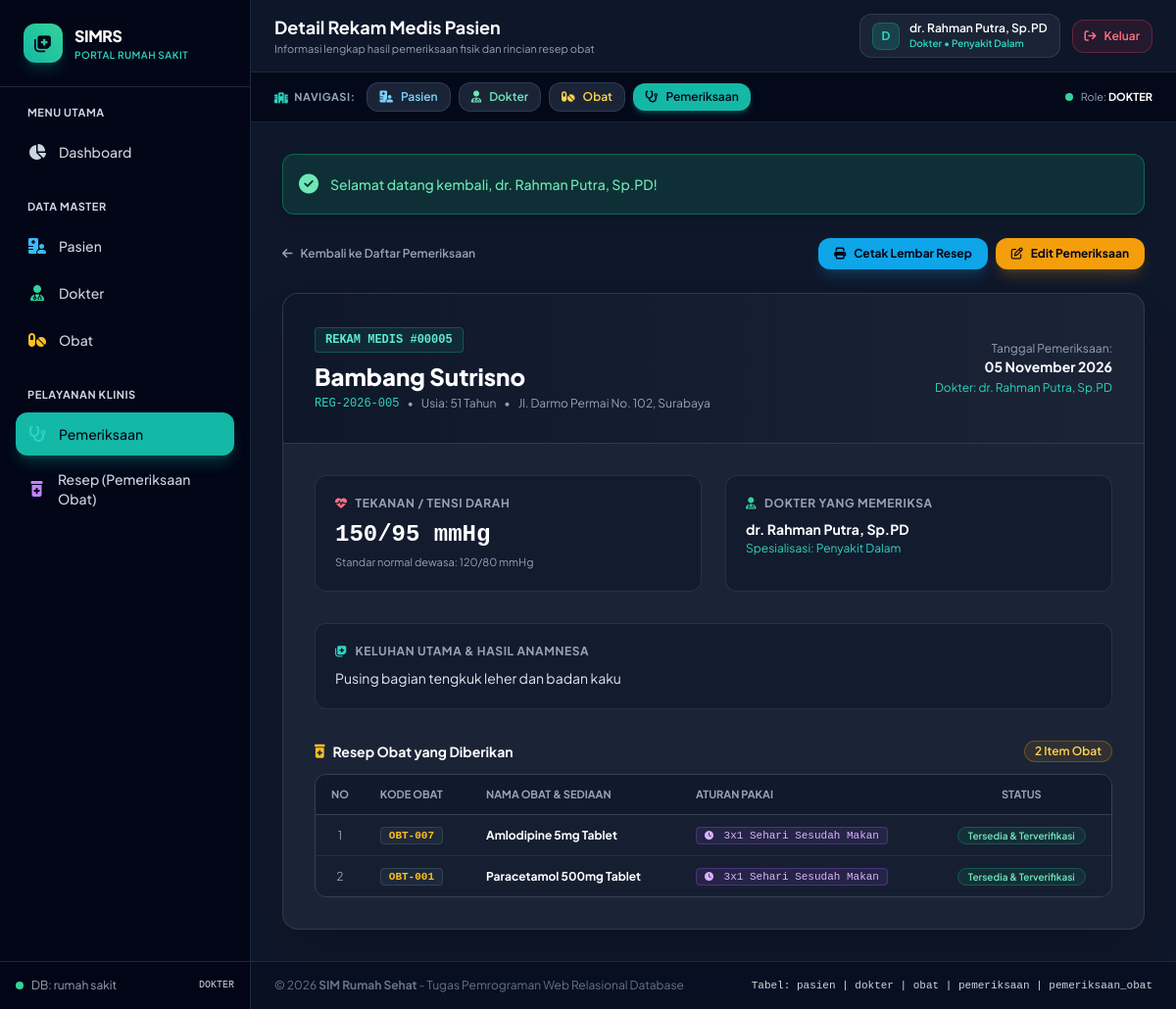
Page /tugas_obat/pemeriksaan_detail.php?id=5 (signed in) on the committed database.
### tables this page shows
CREATE TABLE `pemeriksaan` (
  `id` int(5) NOT NULL AUTO_INCREMENT,
  `id_pasien` int(5) NOT NULL,
  `id_dokter` int(5) NOT NULL,
  `tgl_periksa` date NOT NULL,
  `keluhan` varchar(255) NOT NULL,
  `tensi_darah` varchar(255) NOT NULL,
  PRIMARY KEY (`id`),
  KEY `id_pasien` (`id_pasien`),
  KEY `id_dokter` (`id_dokter`),
  CONSTRAINT `fk_pemeriksaan_pasien` FOREIGN KEY (`id_pasien`) REFERENCES `pasien` (`id`) ON DELETE CASCADE ON UPDATE CASCADE,
  CONSTRAINT `fk_pemeriksaan_dokter` FOREIGN KEY (`id_dokter`) REFERENCES `dokter` (`id`) ON DELETE CASCADE ON UPDATE CASCADE
);

CREATE TABLE `pasien` (
  `id` int(5) NOT NULL AUTO_INCREMENT,
  `no_registrasi` varchar(255) NOT NULL,
  `nama_pasien` varchar(255) NOT NULL,
  `alamat` varchar(255) NOT NULL,
  `tgl_lahir` date NOT NULL,
  `keluhan` varchar(255) NOT NULL DEFAULT '',
  `tensi_darah` varchar(255) NOT NULL DEFAULT '',
  PRIMARY KEY (`id`)
);

CREATE TABLE `dokter` (
  `id` int(5) NOT NULL AUTO_INCREMENT,
  `username` varchar(255) NOT NULL,
  `password` varchar(255) NOT NULL,
  `nama_dokter` varchar(255) NOT NULL,
  `alamat` varchar(255) NOT NULL,
  `tgl_lahir` date NOT NULL,
  `jenis` varchar(255) NOT NULL,
  `spesialis` varchar(255) NOT NULL,
  PRIMARY KEY (`id`),
  UNIQUE KEY `username` (`username`)
);

CREATE TABLE `pemeriksaan_obat` (
  `id` int(5) NOT NULL AUTO_INCREMENT,
  `id_pemeriksaan` int(5) NOT NULL,
  `id_id_obat` int(5) NOT NULL,
  `aturan_pakai` varchar(255) NOT NULL DEFAULT '3x1 Sehari Sesudah Makan',
  PRIMARY KEY (`id`),
  KEY `id_pemeriksaan` (`id_pemeriksaan`),
  KEY `id_id_obat` (`id_id_obat`),
  CONSTRAINT `fk_pemeriksaan_obat_pemeriksaan` FOREIGN KEY (`id_pemeriksaan`) REFERENCES `pemeriksaan` (`id`) ON DELETE CASCADE ON UPDATE CASCADE,
  CONSTRAINT `fk_pemeriksaan_obat_obat` FOREIGN KEY (`id_id_obat`) REFERENCES `obat` (`id`) ON DELETE CASCADE ON UPDATE CASCADE
);

CREATE TABLE `obat` (
  `id` int(5) NOT NULL AUTO_INCREMENT,
  `kode_obat` varchar(255) NOT NULL,
  `nama_obat` varchar(255) NOT NULL,
  `frekuensi_peresepan` int(11) NOT NULL DEFAULT 0,
  PRIMARY KEY (`id`),
  UNIQUE KEY `kode_obat` (`kode_obat`)
);

### tugas_obat/koneksi.php (called while the page is built, shortened)
<?php
function tgl_indo($tanggal) {
    $bulan = [
        1 => 'Januari', 'Februari', 'Maret', 'April', 'Mei', 'Juni',
        'Juli', 'Agustus', 'September', 'Oktober', 'November', 'Desember'
    ];
    $pecahkan = explode('-', $tanggal);
    return $pecahkan[2] . ' ' . $bulan[(int)$pecahkan[1]] . ' ' . $pecahkan[0];
}
?>

### tugas_obat/pemeriksaan_detail.php (the view, shortened to what this page needs)
<?php
include __DIR__ . '/header.php';
$id = (int)($_GET['id'] ?? 0);
$query = "
    SELECT
        p.*,
        pas.nama_pasien,
        pas.no_registrasi,
        pas.alamat AS alamat_pasien,
        pas.tgl_lahir AS tgl_lahir_pasien,
        dok.nama_dokter,
        dok.spesialis,
        dok.alamat AS alamat_dokter
    FROM pemeriksaan p
    JOIN pasien pas ON p.id_pasien = pas.id
    JOIN dokter dok ON p.id_dokter = dok.id
    WHERE p.id = $id
    LIMIT 1
";
$res = mysqli_query($koneksi, $query);
$data = mysqli_fetch_assoc($res);
$query_obat = "
    SELECT
        po.id AS id_pemeriksaan_obat,
        po.aturan_pakai,
        o.id AS id_obat,
        o.kode_obat,
        o.nama_obat
    FROM pemeriksaan_obat po
    JOIN obat o ON po.id_id_obat = o.id
    WHERE po.id_pemeriksaan = $id
    ORDER BY o.nama_obat ASC
";
$res_obat = mysqli_query($koneksi, $query_obat);
$total_obat = mysqli_num_rows($res_obat);
$tgl_lahir = new DateTime($data['tgl_lahir_pasien']);
$today = new DateTime($data['tgl_periksa']);
$usia = $tgl_lahir->diff($today)->y;
?>
<div class="max-w-4xl mx-auto space-y-6">
    <div class="flex flex-col sm:flex-row items-start sm:items-center justify-between gap-4">
        <a href="pemeriksaan.php" class="inline-flex items-center gap-2 text-xs font-semibold text-slate-400 hover:text-white transition-colors">
            <i class="fa-solid fa-arrow-left"></i>
            <span>Kembali ke Daftar Pemeriksaan</span>
        </a>
        <div class="flex items-center gap-2">
            <a href="pemeriksaan_cetak.php?id=<?= $id ?>" target="_blank"
               class="px-4 py-2 rounded-xl bg-sky-500 hover:bg-sky-600 text-slate-950 font-bold text-xs shadow-lg shadow-sky-500/20 flex items-center gap-2">
                <i class="fa-solid fa-print"></i>
                <span>Cetak Lembar Resep</span>
            </a>
            <a href="pemeriksaan_edit.php?id=<?= $id ?>"
               class="px-4 py-2 rounded-xl bg-amber-500 hover:bg-amber-600 text-slate-950 font-bold text-xs shadow-lg shadow-amber-500/20 flex items-center gap-2">
                <i class="fa-regular fa-pen-to-square"></i>
                <span>Edit Pemeriksaan</span>
            </a>
        </div>
    </div>
    <div class="bg-slate-800/80 border border-slate-700/80 rounded-2xl shadow-2xl overflow-hidden">
        <div class="p-6 md:p-8 bg-gradient-to-r from-slate-900 to-slate-850 border-b border-slate-700/80 flex flex-col md:flex-row md:items-center justify-between gap-4">
            <div>
                <span class="inline-block px-2.5 py-1 rounded bg-teal-500/10 border border-teal-500/30 text-teal-300 font-mono text-xs font-bold mb-2">
                    REKAM MEDIS #<?= str_pad($data['id'], 5, '0', STR_PAD_LEFT) ?>
                </span>
                <h2 class="text-xl md:text-2xl font-black text-white"><?= htmlspecialchars($data['nama_pasien']) ?></h2>
                <p class="text-xs text-slate-400 mt-1 flex items-center gap-2">
                    <span class="font-mono text-teal-400"><?= htmlspecialchars($data['no_registrasi']) ?></span>
                    <span>&bull;</span>
                    <span>Usia: <?= $usia ?> Tahun</span>
                    <span>&bull;</span>
                    <span><?= htmlspecialchars($data['alamat_pasien']) ?></span>
                </p>
            </div>
            <div class="text-left md:text-right">
                <div class="text-xs text-slate-400">Tanggal Pemeriksaan:</div>
                <div class="text-sm font-bold text-white"><?= tgl_indo($data['tgl_periksa']) ?></div>
                <div class="text-xs text-teal-400 mt-1">Dokter: <?= htmlspecialchars($data['nama_dokter']) ?></div>
            </div>
        </div>
        <div class="p-6 md:p-8 space-y-8">
            <div class="grid grid-cols-1 md:grid-cols-2 gap-6">
                <div class="p-5 rounded-xl bg-slate-900/60 border border-slate-700/60">
                    <div class="text-xs font-bold uppercase tracking-wider text-slate-400 mb-2 flex items-center gap-2">
                        <i class="fa-solid fa-heart-pulse text-rose-400"></i>
                        <span>Tekanan / Tensi Darah</span>
                    </div>
                    <div class="text-2xl font-extrabold text-white font-mono"><?= htmlspecialchars($data['tensi_darah']) ?></div>
                    <div class="text-[11px] text-slate-400 mt-1">Standar normal dewasa: 120/80 mmHg</div>
                </div>
                <div class="p-5 rounded-xl bg-slate-900/60 border border-slate-700/60">
                    <div class="text-xs font-bold uppercase tracking-wider text-slate-400 mb-2 flex items-center gap-2">
                        <i class="fa-solid fa-user-doctor text-emerald-400"></i>
                        <span>Dokter yang Memeriksa</span>
                    </div>
                    <div class="text-sm font-bold text-white"><?= htmlspecialchars($data['nama_dokter']) ?></div>
                    <div class="text-xs text-teal-400 mt-0.5">Spesialisasi: <?= htmlspecialchars($data['spesialis']) ?></div>
                </div>
            </div>
            <div class="p-5 rounded-xl bg-slate-900/60 border border-slate-700/60">
                <div class="text-xs font-bold uppercase tracking-wider text-slate-400 mb-2 flex items-center gap-2">
                    <i class="fa-solid fa-notes-medical text-teal-400"></i>
                    <span>Keluhan Utama & Hasil Anamnesa</span>
                </div>
                <p class="text-sm text-slate-200 leading-relaxed whitespace-pre-line"><?= htmlspecialchars($data['keluhan']) ?></p>
            </div>
            <div>
                <div class="flex items-center justify-between mb-3">
                    <h3 class="text-sm font-bold text-white flex items-center gap-2">
                        <i class="fa-solid fa-prescription-bottle-medical text-amber-400"></i>
                        <span>Resep Obat yang Diberikan</span>
                    </h3>
                    <span class="text-xs px-2.5 py-0.5 rounded-full bg-amber-500/10 border border-amber-500/30 text-amber-300 font-semibold">
                        <?= $total_obat ?> Item Obat
                    </span>
                </div>
                <div class="rounded-xl border border-slate-700 overflow-hidden">
                    <table class="w-full text-left text-xs">
                        <thead>
                            <tr class="bg-slate-900/80 text-slate-400 uppercase text-[11px] font-semibold border-b border-slate-700">
                                <th class="py-3 px-4 w-12 text-center">No</th>
                                <th class="py-3 px-4">Kode Obat</th>
                                <th class="py-3 px-4">Nama Obat & Sediaan</th>
                                <th class="py-3 px-4">Aturan Pakai</th>
                                <th class="py-3 px-4 text-center">Status</th>
                            </tr>
                        </thead>
                        <tbody class="divide-y divide-slate-700/50 bg-slate-900/40">
                            <?php if ($total_obat > 0):
                                $no_o = 1;
                                while ($ob = mysqli_fetch_assoc($res_obat)):
                            ?>
                                <tr class="hover:bg-slate-800/40">
                                    <td class="py-3 px-4 text-center text-slate-400"><?= $no_o++ ?></td>
                                    <td class="py-3 px-4">
                                        <span class="px-2 py-0.5 rounded bg-slate-800 text-amber-400 font-mono font-bold text-[11px] border border-slate-700">
                                            <?= htmlspecialchars($ob['kode_obat']) ?>
                                        </span>
                                    </td>
                                    <td class="py-3 px-4">
                                        <div class="font-bold text-white"><?= htmlspecialchars($ob['nama_obat']) ?></div>
                                    </td>
                                    <td class="py-3 px-4">
                                        <span class="px-2 py-0.5 rounded bg-purple-500/10 border border-purple-500/30 text-purple-300 font-mono text-[11px]">
                                            <i class="fa-solid fa-clock text-[9px] mr-1"></i>
                                            <?= htmlspecialchars(!empty($ob['aturan_pakai']) ? $ob['aturan_pakai'] : '3x1 Sehari Sesudah Makan') ?>
                                        </span>
                                    </td>
                                    <td class="py-3 px-4 text-center">
                                        <span class="px-2.5 py-0.5 rounded-full bg-emerald-500/10 border border-emerald-500/30 text-emerald-300 text-[10px] font-semibold">
                                            Tersedia & Terverifikasi
                                        </span>
                                    </td>
                                </tr>
                            <?php endwhile; ?>
                            <?php endif; ?>
                        </tbody>
                    </table>
                </div>
            </div>
        </div>
    </div>
</div>
<?php include __DIR__ . '/footer.php'; ?>

### tugas_obat/header.php (style rules this page uses)
body { font-family: 'Plus Jakarta Sans', sans-serif; }

### rows in the picture
pemeriksaan: id "00005", id_pasien.nama_pasien "Bambang Sutrisno", id_pasien.no_registrasi "REG-2026-005", usia "51", id_pasien.alamat "Jl. Darmo Permai No. 102, Surabaya", tgl_periksa "05 November 2026", id_dokter.nama_dokter "dr. Rahman Putra, Sp.PD", tensi_darah "150/95 mmHg", id_dokter.spesialis "Penyakit Dalam", keluhan "Pusing bagian tengkuk leher dan badan kaku"
pemeriksaan_obat: id_id_obat.kode_obat "OBT-007", id_id_obat.nama_obat "Amlodipine 5mg Tablet", aturan_pakai "3x1 Sehari Sesudah Makan"
pemeriksaan_obat: id_id_obat.kode_obat "OBT-001", id_id_obat.nama_obat "Paracetamol 500mg Tablet", aturan_pakai "3x1 Sehari Sesudah Makan"

### other values in the picture
$user['role'] "DOKTER"
$page_title "Detail Rekam Medis Pasien"
$page_subtitle "Informasi lengkap hasil pemeriksaan fisik dan rincian resep obat"
substr($user['nama_user'], 0, 1) "D"
$user['nama_user'] "dr. Rahman Putra, Sp.PD"
$role_label "Dokter"
$user['spesialis'] "Penyakit Dalam"
$flash['message'] "Selamat datang kembali, dr. Rahman Putra, Sp.PD!"
$total_obat "2"
